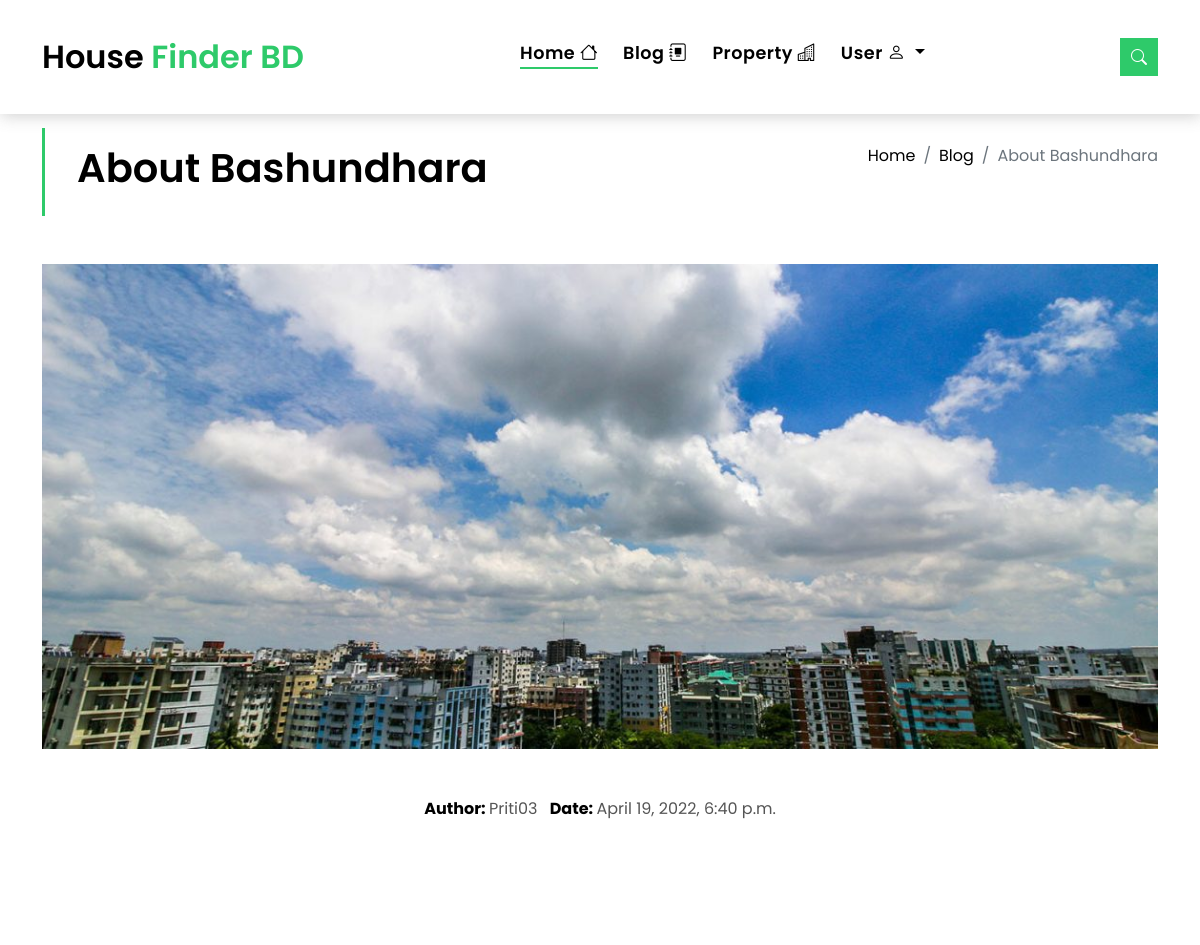
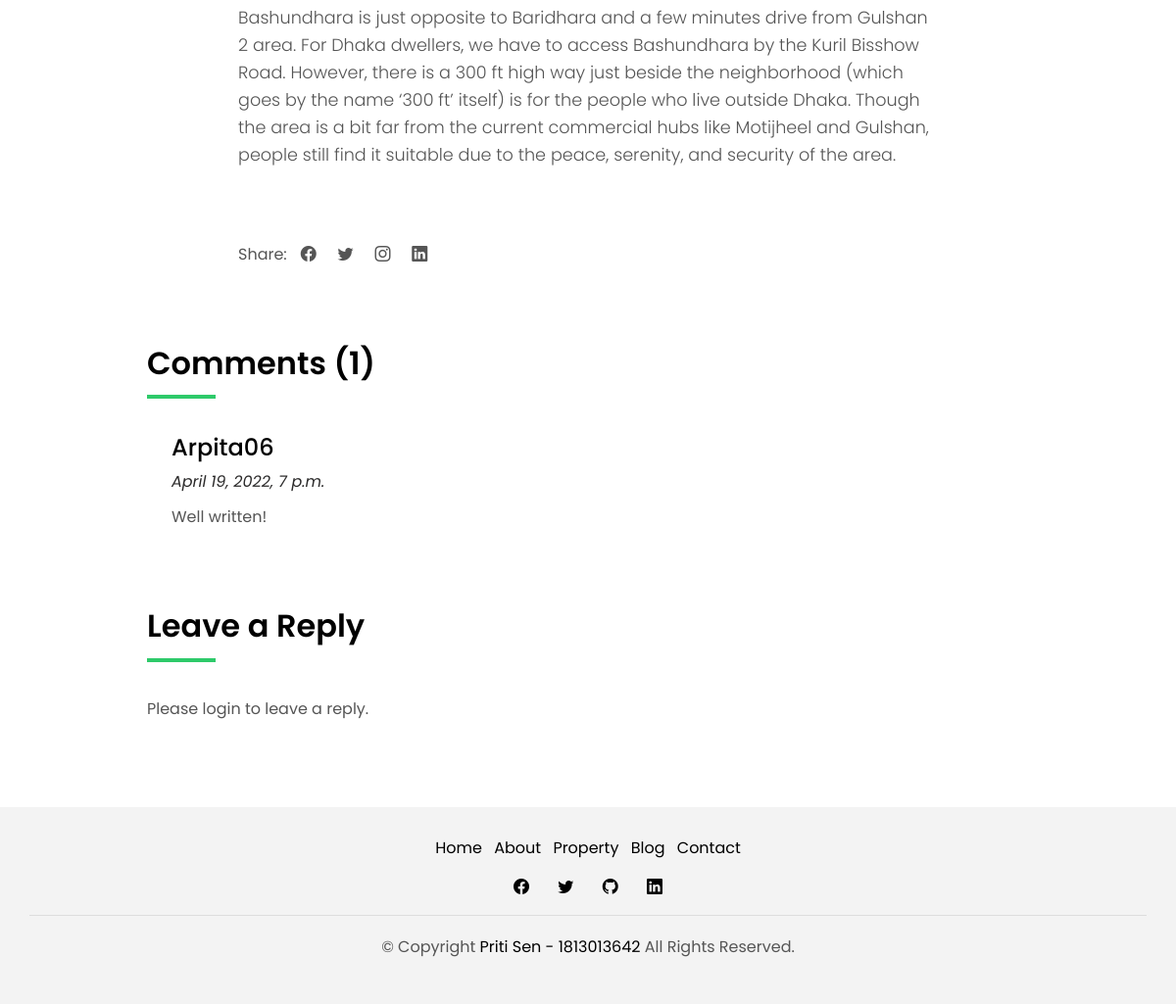
Screenshot of /blog/blog_view/2 with the database file from the repository (2 pictures, top to bottom).
### blog/models.py (models this page shows, shortened)
class BlogModel(models.Model):
    blog_id = models.AutoField(primary_key=True)
    blog_title = models.TextField(null=False)
    text = HTMLField()
    picture = models.ImageField(null=False, upload_to='blog_images/%Y/%m/%d/')
    time = models.DateTimeField(auto_now_add=True, null=False)
    user = models.ForeignKey(User, db_column='email', on_delete=models.CASCADE)

class BlogCommentModel(models.Model):
    comment_id = models.AutoField(primary_key=True)
    comment = models.TextField(null=False)
    blog = models.ForeignKey(BlogModel, db_column='blog_id', on_delete=models.CASCADE)
    time = models.DateTimeField(auto_now_add=True, null=False)
    comment_user = models.ForeignKey(User, db_column='email', on_delete=models.CASCADE)

### blog/views.py (the view)
# urls.py: path('blog_view/<blog_id>', blog_view, name='blog_view'),
def blog_view(request, blog_id):
    query = BlogModel.objects.get(blog_id=blog_id)
    comments = BlogCommentModel.objects.filter(blog=query)
    comment_count = comments.count()
    data = {
        'blog': query,
        'comment_form': BlogCommentForm,
        'comments': comments,
        'comment_count': comment_count,
        'access': True if request.user == query.user else False
    }
    return render(request=request, template_name='blog/blog_view.html', context=data)

### templates/blog/blog_view.html (shortened to what this page needs)
{% include "header.html" %}
{% block single_blog %}
    <main id="main">
        <section class="intro-single">
            <div class="container">
                <div class="row">
                    <div class="col-md-12 col-lg-8">
                        <div class="title-single-box">
                            <h1 class="title-single">{{ blog.blog_title }}</h1>
                        </div>
                    </div>
                    <div class="col-md-12 col-lg-4">
                        <nav aria-label="breadcrumb" class="breadcrumb-box d-flex justify-content-lg-end">
                            <ol class="breadcrumb">
                                <li class="breadcrumb-item">
                                    <a href={% url 'home' %}>Home</a>
                                </li>
                                <li class="breadcrumb-item">
                                    <a href={% url 'blog:blog_dashboard' %}>Blog</a>
                                </li>
                                <li class="breadcrumb-item active" aria-current="page">
                                    {{ blog.blog_title }}
                                </li>
                            </ol>
                        </nav>
                    </div>
                </div>
            </div>
        </section>
        <section class="news-single nav-arrow-b">
            <div class="container">
                <div class="row justify-content-center">
                    <div class="col-sm-12">
                        <div class="news-img-box">
                            <img src="/media/{{ blog.picture }}" alt={{ blog.blog_title }} class="img-fluid">
                        </div>
                    </div>
                </div>
                <div class="col-md-10 offset-md-1 col-lg-8 offset-lg-2">
                    <div class="post-information">
                        <ul class="list-inline text-center color-a">
                            <li class="list-inline-item mr-2">
                                <strong>Author: </strong>
                                <span class="color-text-a">{{ blog.user | title }}</span>
                            </li>
                            <li class="list-inline-item">
                                <strong>Date: </strong>
                                <span class="color-text-a">{{ blog.time }}</span>
                            </li>
                        </ul>
                    </div>
                    <div class="post-content color-text-a">
                        <p class="post-intro">
                            {{ blog.text | safe }}
                        </p>
                    </div>
                    <div class="post-footer">
                        <div class="post-share">
                            <span>Share: </span>
                            <ul class="list-inline socials">
                                <li class="list-inline-item">
                                    <a>
                                        <i class="bi bi-facebook" aria-hidden="true"></i>
                                    </a>
                                </li>
                                <li class="list-inline-item">
                                    <a>
                                        <i class="bi bi-twitter" aria-hidden="true"></i>
                                    </a>
                                </li>
                                <li class="list-inline-item">
                                    <a>
                                        <i class="bi bi-instagram" aria-hidden="true"></i>
                                    </a>
                                </li>
                                <li class="list-inline-item">
                                    <a>
                                        <i class="bi bi-linkedin" aria-hidden="true"></i>
                                    </a>
                                </li>
                            </ul>
                        </div>
                    </div>
                </div>
                <div class="col-md-10 offset-md-1 col-lg-10 offset-lg-1">
                    <div class="title-box-d">
                        <h3 class="title-d">Comments ({{ comment_count }})</h3>
                    </div>
                    <div class="box-comments">
                        {% if comment_count > 0 %}
                            <ul class="list-comments">
                                {% for comment in comments %}
                                    <li>
                                        <div class="comment-details">
                                            <h4 class="comment-author">{{ comment.comment_user | title }}</h4>
                                            <span>{{ comment.time }}</span>
                                            <p class="comment-description">
                                                {{ comment.comment }}
                                            </p>
                                        </div>
                                    </li>
                                {% endfor %}
                            </ul>
                        {% else %}
                            <p class="comment-description">
                                No comment has been added
                            </p>
                        {% endif %}
                    </div>
                    <div class="form-comments">
                        <div class="title-box-d">
                            <h3 class="title-d"> Leave a Reply</h3>
                        </div>
                        {% if user.is_authenticated %}
                            <form class="form-a" method="POST" action={% url 'blog:save_comment' blog.blog_id %}>
                                {% csrf_token %}
                                <div class="row">
                                    <div class="col-md-12 mb-3">
                                        <div class="form-group">
                                            <label for="textMessage">Enter Comment</label>
                                            {{ comment_form.comment }}
                                        </div>
                                    </div>
                                    <div class="col-md-12">
                                        <button type="submit" class="btn btn-a">Comment</button>
                                    </div>
                                </div>
                            </form>
                        {% else %}
                            <p>
                                Please login to leave a reply.
                            </p>
                        {% endif %}
                    </div>
                </div>
            </div>
        </section>
    </main>
{% endblock %}
{% include "footer.html" %}

### templates/header.html (shortened to what this page needs)
{% load static %}
<!DOCTYPE HTML>
<html lang="en">
{% load bootstrap4 %}
{% bootstrap_css %}
<head>
    <link href="https://cdn.jsdelivr.net/npm/popper.js@1.12.9/dist/umd/popper.min.js" rel="stylesheet">
    <link href="{% static 'assets/vendor/animate.css/animate.min.css' %}" rel="stylesheet">
    <link href="{% static 'assets/vendor/bootstrap/css/bootstrap.min.css' %}" rel="stylesheet">
    <link href="{% static 'assets/vendor/bootstrap-icons/bootstrap-icons.css' %}" rel="stylesheet">
    <link href="{% static 'assets/vendor/swiper/swiper-bundle.min.css' %}" rel="stylesheet">
    <link href="{% static 'assets/css/style.css' %}" rel="stylesheet">
</head>
<body>
<nav class="navbar navbar-default navbar-trans navbar-expand-lg fixed-top">
    <div class="container">
        <a class="navbar-brand text-brand" href={% url 'home' %}>
            House
            <span class="color-b">Finder BD</span>
        <div class="navbar-collapse collapse justify-content-center" id="navbarDefault">
            <ul class="navbar-nav">
                <li class="nav-item">
                    <a class="nav-link active" href={% url 'home' %}>
                        Home <i class="bi bi-house"></i>
                </li>
                <li class="nav-item">
                    <a class="nav-link " href={% url 'blog:blog_dashboard' %}>
                        Blog <i class="bi bi-journal-album"></i>
                </li>
                <li class="nav-item">
                    <a class="nav-link " href={% url 'property:property_dashboard' %}>
                        Property <i class="bi bi-building"></i>
                </li>
                <li class="nav-item dropdown">
                    <a class="nav-link dropdown-toggle" href="#" id="navbarDropdown" role="button" data-bs-toggle="dropdown" aria-haspopup="true" aria-expanded="false">
                        {% if user.is_authenticated %}
                            {{ user | title }} <i class="bi bi-person-fill"></i>
                        {% else %}
                            User <i class="bi bi-person"></i>
                        {% endif %}
                    </a>
                </li>
            </ul>
        </div>
        <button type="button" class="btn btn-b-n navbar-toggle-box navbar-toggle-box-collapse" data-bs-toggle="collapse" data-bs-target="#navbarTogglerDemo01">
            <i class="bi bi-search"></i>
        </button>
    </div>
</nav>

### templates/essential/search.html (shortened to what this page needs)
{% load static %}

### templates/footer.html (shortened to what this page needs)
{% load static %}
<br><br><br>
<footer>
    <div class="container">
        <div class="row">
            <div class="col-md-12">
                <nav class="nav-footer">
                    <ul class="list-inline">
                        <li class="list-inline-item">
                            <a href={% url 'home' %}>Home</a>
                        </li>
                        <li class="list-inline-item">
                            <a href="#">About</a>
                        </li>
                        <li class="list-inline-item">
                            <a href={% url 'property:property_dashboard' %}>Property</a>
                        </li>
                        <li class="list-inline-item">
                            <a href={% url 'blog:blog_dashboard' %}>Blog</a>
                        </li>
                        <li class="list-inline-item">
                            <a href="#">Contact</a>
                        </li>
                    </ul>
                </nav>
                <div class="socials-a">
                    <ul class="list-inline">
                        <li class="list-inline-item">
                            <a href="#">
                                <i class="bi bi-facebook" aria-hidden="true"></i>
                            </a>
                        </li>
                        <li class="list-inline-item">
                            <a href="#">
                                <i class="bi bi-twitter" aria-hidden="true"></i>
                            </a>
                        </li>
                        <li class="list-inline-item">
                            <a href="#">
                                <i class="bi bi-github" aria-hidden="true"></i>
                            </a>
                        </li>
                        <li class="list-inline-item">
                            <a href="#">
                                <i class="bi bi-linkedin" aria-hidden="true"></i>
                            </a>
                        </li>
                    </ul>
                </div>
            </div>
            <div class="copyright-footer">
                <p class="copyright color-text-a">
                    &copy; Copyright
                    <span class="color-a">Priti Sen - 1813013642</span> All Rights Reserved.
                </p>
            </div>
        </div>
    </div>
</footer>

### rows the page displays
BlogModel: blog_title "About Bashundhara", picture (picture), user "Priti03", time "April 19, 2022, 6:40 p.m.", text "Bashundhara is just opposite to Baridhara and a few minutes drive from Gulshan 2 area. For Dhaka dwellers, we have to access Bashundhara by the Kuril Bisshow Road. However, there is a 300 ft high way just beside the neighborhood (which goes by the name ‘300 ft’ itself) is for the people who live outside Dhaka. Though the area is a bit far from the current commercial hubs like Motijheel and Gulshan, people still find it suitable due to the peace, serenity, and security of the area."
BlogCommentModel: comment_user "Arpita06", time "April 19, 2022, 7 p.m.", comment "Well written!"

### other values shown
{{ comment_count }} "1"
